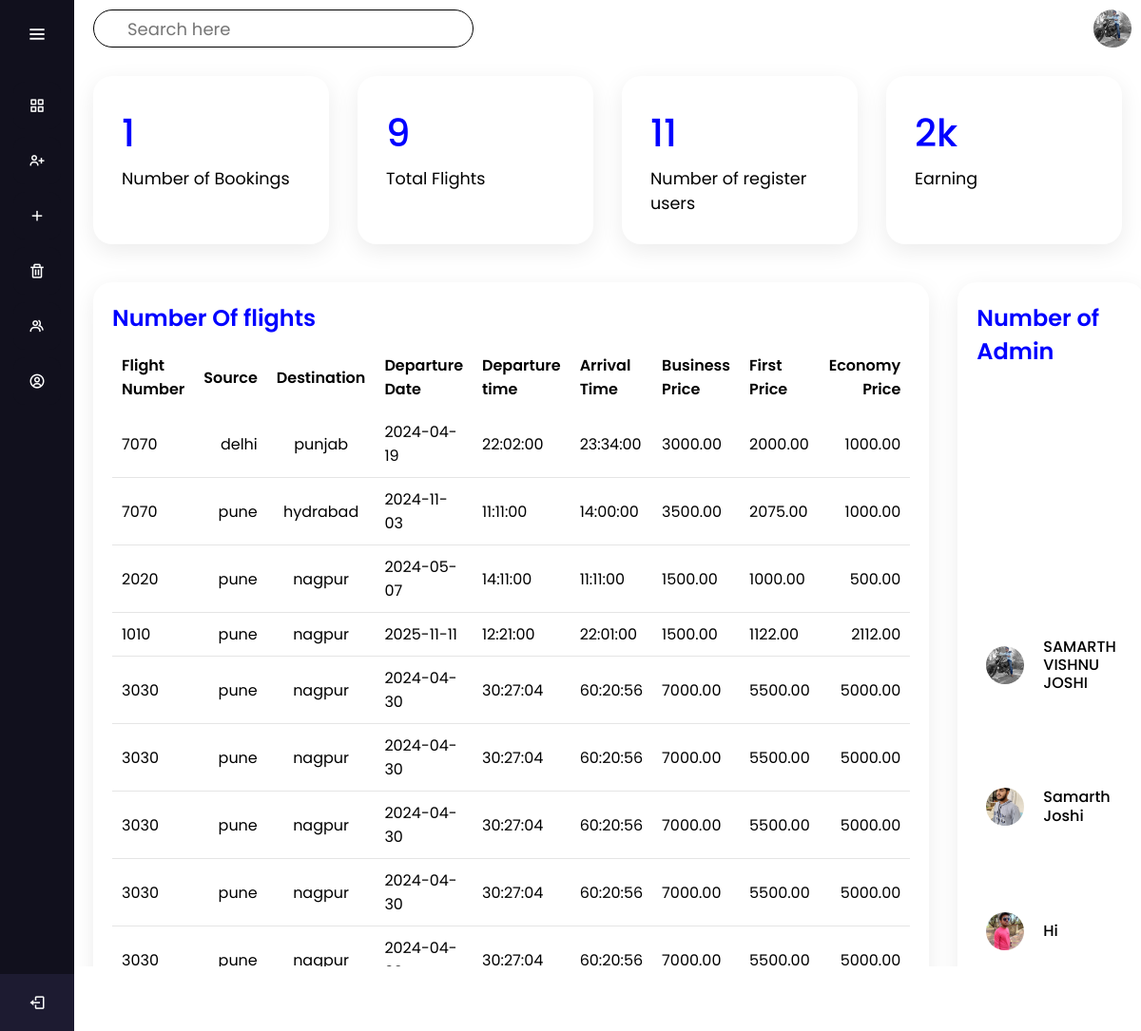
The page /ADMIN/dash.php (signed in) on the database its author committed.
### tables this page shows
CREATE TABLE `user_form` (
  `id` int(100) NOT NULL,
  `name` varchar(100) NOT NULL,
  `email` varchar(100) NOT NULL,
  `password` varchar(100) NOT NULL,
  `image` varchar(100) NOT NULL
);

CREATE TABLE `flightinsert` (
  `flightNumber` varchar(50) NOT NULL,
  `source` varchar(100) NOT NULL,
  `destination` varchar(100) NOT NULL,
  `departureDate` date NOT NULL,
  `departureTime` time NOT NULL,
  `arrivalTime` time NOT NULL,
  `economyPrice` decimal(10,2) NOT NULL,
  `businessPrice` decimal(10,2) NOT NULL,
  `firstclassPrice` decimal(10,2) NOT NULL
);

### ADMIN/dash.php (the view, shortened to what this page needs)
<?php
$user_id = $_SESSION['user_id'];
include 'dbconnect.php';
$sql_flight_count = "SELECT COUNT(*) AS flight_count FROM flightinsert";
$result_flight_count = mysqli_query($conn, $sql_flight_count);
$sql_total_earning = "SELECT SUM(price) AS total_earning FROM totalbookings";
$result_total_earning = mysqli_query($conn, $sql_total_earning);
$sql_customer_count = "SELECT COUNT(*) AS customer_count FROM user";
$result_customer_count = mysqli_query($conn, $sql_customer_count);
$sql_admin_count = "SELECT COUNT(*) AS admin_count FROM totalbookings";
$result_admin_count = mysqli_query($conn, $sql_admin_count);
if ($result_flight_count && $result_total_earning && $result_customer_count && $result_admin_count) {
  $row_flight_count = mysqli_fetch_assoc($result_flight_count);
  $numberOfFlights = $row_flight_count['flight_count'];
  $row_total_earning = mysqli_fetch_assoc($result_total_earning);
  $totalEarning = $row_total_earning['total_earning'];
  $row_customer_count = mysqli_fetch_assoc($result_customer_count);
  $numberOfCustomers = $row_customer_count['customer_count'];
  $row_admin_count = mysqli_fetch_assoc($result_admin_count);
  $numberOfAdmins = $row_admin_count['admin_count'];
  function formatEarnings($earning)
  {
    if ($earning >= 1000000) {
      $earning = number_format($earning / 1000000, 2, '.', ',') . " m";
    } elseif ($earning >= 1000) {
      $earning = number_format($earning / 1000, 0, '.', ',') . "k";
    } else {
      $earning = number_format($earning, 0, '.', ',');
    }
    return $earning;
  }
  $totalEarning = formatEarnings($totalEarning);
} else {
  $numberOfFlights = "Error fetching flight count";
  $totalEarning = "Error fetching total earning";
  $numberOfCustomers = "Error fetching customer count";
  $numberOfAdmins = "Error fetching admin count";
}
?>
<!DOCTYPE html>
<html lang="en">
<head>
  <link rel='stylesheet' href='https://unpkg.com/boxicons@2.1.4/css/boxicons.min.css'>
</head>
<body onload="session()">
  <section class="home-section">
    <div class="main" id="dashboard-content">
      <div class="topbar">
        <div class="search">
          <label>
            <input type="text" placeholder="Search here">
          </label>
        </div>
        <div class="user">
          <?php
          include 'dbconnect.php';
          $select = mysqli_query($conn, "SELECT * FROM `user_form` WHERE id = '$user_id'") or die('query failed');
          if (mysqli_num_rows($select) > 0) {
            $fetch = mysqli_fetch_assoc($select);
          }
          if ($fetch['image'] == '') {
            echo '<img src="images/default-avatar.png">';
          } else {
            echo '<img src="uploaded_img/' . $fetch['image'] . '">';
          }
          ?>
        </div>
      </div>
      <div class="cardBox">
        <div class="card">
          <div>
            <div class="numbers">
              <?php echo $numberOfAdmins; ?>
            </div>
            <div class="cardName">Number of Bookings</div>
          </div>
        </div>
        <div class="card">
          <div>
            <div class="numbers">
              <?php echo $numberOfFlights; ?>
            </div>
            <div class="cardName">Total Flights</div>
          </div>
        </div>
        <div class="card">
          <div>
            <div class="numbers">
              <?php echo $numberOfCustomers; ?>
            </div>
            <div class="cardName">Number of register users</div>
          </div>
        </div>
        <div class="card">
          <div>
            <div class="numbers">
              <?php echo $totalEarning; ?>
            </div>
            <div class="cardName">Earning</div>
          </div>
        </div>
      </div>
      <div class="details">
        <div class="recentOrders">
          <div class="cardHeader">
            <h2>Number Of flights</h2>
          </div>
          <?php
          include 'dbconnect.php';
          $query = "SELECT * FROM flightinsert";
          $result = mysqli_query($conn, $query);
          if (mysqli_num_rows($result) > 0) {
            echo '<table>
        <thead>
          <tr>
            <td>Flight Number</td>
            <td>Source</td>
            <td>Destination</td>
            <td>Departure Date</td>
            <td>Departure time</td>
            <td>Arrival Time</td>
            <td>Business Price</td>
            <td>First Price</td>
            <td>Economy Price</td>
          </tr>
        </thead>
        <tbody>';
            while ($row = mysqli_fetch_assoc($result)) {
              echo '<tr>
            <td>' . $row['flightNumber'] . '</td>
            <td>' . $row['source'] . '</td>
            <td>' . $row['destination'] . '</td>
            <td>' . $row['departureDate'] . '</td>
            <td>' . $row['departureTime'] . '</td>
            <td>' . $row['arrivalTime'] . '</td>
            <td>' . $row['businessPrice'] . '</td>
            <td>' . $row['firstclassPrice'] . '</td>
            <td>' . $row['economyPrice'] . '</td>
          </tr>';
            }
            echo '</tbody></table>';
          } else {
            echo "No data found";
          }
          ?>
        </div>
        <?php
        include 'dbconnect.php';
        $sql = "SELECT name, image FROM user_form";
        $result = $conn->query($sql);
        ?>
        <div class="recentCustomers">
          <div class="cardHeader">
            <h2>Number of Admin</h2>
          </div>
          <table>
            <?php
            if ($result->num_rows > 0) {
              while ($row = $result->fetch_assoc()) {
                ?>
                <tr>
                  <td width="60px">
                    <?php
                    if ($row['image'] == '') {
                      echo "<div class='imgBx'><img src='images/default-avatar.png'></div>";
                    } else {
                      echo "<div class='imgBx'><img src='uploaded_img/{$row['image']}'></div>";
                    }
                    ?>
                  </td>
                  <td>
                    <h4>
                      <?php echo $row['name']; ?>
                    </h4>
                  </td>
                </tr>
                <?php
              }
            } else {
              echo "<tr><td colspan='2'>0 results</td></tr>";
            }
            ?>
          </table>
        </div>
      </div>
    </div>
  </section>
</body>
</html>

### ADMIN/css/stylefornavigation.css (style rules this page uses)
* { margin: 0; padding: 0; box-sizing: border-box; font-family: "Poppins", sans-serif; }
.sidebar { position: fixed; left: 0; top: 0; height: 100%; width: 78px; background: #11101d; padding: 6px 14px; z-index: 99; transition: all 0.5s ease; }
.sidebar .logo-details { height: 60px; display: flex; align-items: center; position: relative; }
.sidebar .logo-details #btn { position: absolute; top: 50%; right: 0; transform: translateY(-50%); font-size: 22px; transition: all 0.4s ease; font-size: 23px; text-align: center; cursor: pointer; transition: all 0.5s ease; }
.sidebar i { color: #fff; height: 60px; min-width: 50px; font-size: 28px; text-align: center; line-height: 60px; }
.sidebar .nav-list { margin-top: 20px; height: 100%; }
.sidebar li { position: relative; margin: 8px 0; list-style: none; }
.sidebar li a { display: flex; height: 100%; width: 100%; border-radius: 12px; align-items: center; text-decoration: none; transition: all 0.4s ease; background: #11101d; }
.sidebar li i { height: 50px; line-height: 50px; font-size: 18px; border-radius: 12px; }
.sidebar li.profile { position: fixed; height: 60px; width: 78px; left: 0; bottom: -8px; padding: 10px 14px; background: #1d1b31; transition: all 0.5s ease; overflow: hidden; }
.sidebar .profile #log_out { position: absolute; top: 50%; right: 0; transform: translateY(-50%); background: #1d1b31; width: 100%; height: 60px; line-height: 60px; border-radius: 0px; transition: all 0.5s ease; }
.home-section { position: relative; background: #e4e9f7; min-height: 100vh; top: 0; left: 78px; width: calc(100% - 78px); transition: all 0.5s ease; z-index: 2; }

### ADMIN/dash.php (style rules this page uses)
.main { position: absolute; width: 100%; min-height: 100vh; background: white; transition: 0.5s; }
.cardBox { position: relative; width: 100%; padding: 20px; display: grid; grid-template-columns: repeat(4, 1fr); grid-gap: 30px; }
.cardBox .card { position: relative; background: var(--white); padding: 30px; border-radius: 20px; display: flex; justify-content: space-between; cursor: pointer; box-shadow: 0 7px 25px rgba(0, 0, 0, 0.08); }
.cardBox .card .numbers { position: relative; font-weight: 500; font-size: 2.5rem; color: blue; }
.cardBox .card .cardName { color: var(--black2); font-size: 1.1rem; margin-top: 5px; }
.topbar { width: 100%; height: 60px; display: flex; justify-content: space-between; align-items: center; padding: 0 10px; }
.search { position: relative; width: 400px; margin: 0 10px; }
.search label { position: relative; width: 100%; }
.search label input { width: 100%; height: 40px; border-radius: 40px; padding: 5px 20px; padding-left: 35px; font-size: 18px; outline: none; border: 1px solid black; }
.user { position: relative; width: 40px; height: 40px; border-radius: 50%; overflow: hidden; cursor: pointer; }
.user img { position: absolute; top: 0; left: 0; width: 100%; height: 100%; object-fit: cover; }
.details { position: relative; width: 100%; padding: 20px; display: grid; grid-template-columns: 2fr 1fr; grid-gap: 30px; }
.details .recentOrders { position: relative; display: grid; min-height: 500px; background: var(--white); padding: 20px; box-shadow: 0 7px 25px rgba(0, 0, 0, 0.08); border-radius: 20px; }
.details .cardHeader { display: flex; justify-content: space-between; align-items: flex-start; }
.cardHeader h2 { font-weight: 600; color: blue; }
.details table { width: 100%; border-collapse: collapse; margin-top: 10px; }
.details table thead td { font-weight: 600; }
.details .recentOrders table tr { color: black; border-bottom: 1px solid rgba(0, 0, 0, 0.1); }
.details .recentOrders table tr:last-child { border-bottom: none; }
.details .recentOrders table tr td { padding: 10px; }
.details .recentOrders table tr td:last-child { text-align: end; }
.details .recentOrders table tr td:nth-child(2) { text-align: end; }
.details .recentOrders table tr td:nth-child(3) { text-align: center; }
.recentCustomers { position: relative; display: grid; min-height: 500px; padding: 20px; background: var(--white); box-shadow: 0 7px 25px rgba(0, 0, 0, 0.08); border-radius: 20px; }
.recentCustomers .imgBx { position: relative; width: 40px; height: 40px; border-radius: 50px; overflow: hidden; }
.recentCustomers .imgBx img { position: absolute; top: 0; left: 0; width: 100%; height: 100%; object-fit: cover; }
.recentCustomers table tr td { padding: 12px 10px; }
.recentCustomers table tr td h4 { font-size: 16px; font-weight: 500; line-height: 1.2rem; }

### rows shown on the page
user_form: image (picture), name "SAMARTH VISHNU JOSHI"
flightinsert: flightNumber "7070", source "delhi", destination "punjab", departureDate "2024-04-19", departureTime "22:02:00", arrivalTime "23:34:00", businessPrice "3000.00", firstclassPrice "2000.00", economyPrice "1000.00"
flightinsert: flightNumber "7070", source "pune", destination "hydrabad", departureDate "2024-11-03", departureTime "11:11:00", arrivalTime "14:00:00", businessPrice "3500.00", firstclassPrice "2075.00", economyPrice "1000.00"
flightinsert: flightNumber "2020", source "pune", destination "nagpur", departureDate "2024-05-07", departureTime "14:11:00", arrivalTime "11:11:00", businessPrice "1500.00", firstclassPrice "1000.00", economyPrice "500.00"
flightinsert: flightNumber "1010", source "pune", destination "nagpur", departureDate "2025-11-11", departureTime "12:21:00", arrivalTime "22:01:00", businessPrice "1500.00", firstclassPrice "1122.00", economyPrice "2112.00"
flightinsert: flightNumber "3030", source "pune", destination "nagpur", departureDate "2024-04-30", departureTime "30:27:04", arrivalTime "60:20:56", businessPrice "7000.00", firstclassPrice "5500.00", economyPrice "5000.00"
flightinsert: flightNumber "3030", source "pune", destination "nagpur", departureDate "2024-04-30", departureTime "30:27:04", arrivalTime "60:20:56", businessPrice "7000.00", firstclassPrice "5500.00", economyPrice "5000.00"
flightinsert: flightNumber "3030", source "pune", destination "nagpur", departureDate "2024-04-30", departureTime "30:27:04", arrivalTime "60:20:56", businessPrice "7000.00", firstclassPrice "5500.00", economyPrice "5000.00"
flightinsert: flightNumber "3030", source "pune", destination "nagpur", departureDate "2024-04-30", departureTime "30:27:04", arrivalTime "60:20:56", businessPrice "7000.00", firstclassPrice "5500.00", economyPrice "5000.00"
flightinsert: flightNumber "3030", source "pune", destination "nagpur", departureDate "2024-04-30", departureTime "30:27:04", arrivalTime "60:20:56", businessPrice "7000.00", firstclassPrice "5500.00", economyPrice "5000.00"
user_form: image (picture), name "Samarth Joshi"
user_form: image (picture), name "Hi"

### other values the page prints
$numberOfAdmins "1"
$numberOfFlights "9"
$numberOfCustomers "11"
$totalEarning "2k"
